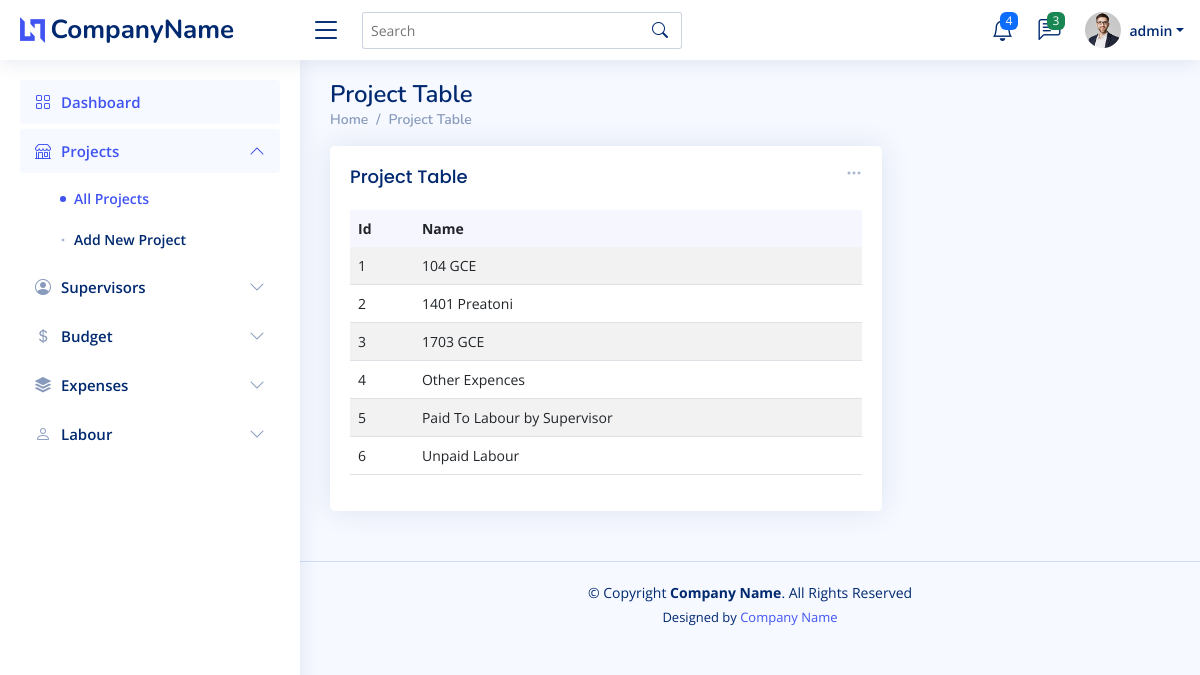
The app's page /project/project-list.php (signed in) with its own data.
### tables this page shows
CREATE TABLE `project` (
  `id` int(11) NOT NULL,
  `name` varchar(255) NOT NULL
);

### project/project-list.php (the view, shortened to what this page needs)
<!DOCTYPE html>
<html lang="en">
<head>
    <?php
    include '../inc/head.php';
    ?>
</head>
<body>
    <?php include '../inc/header.php' ?>
    <?php include '../inc/sidebar.php' ?>
    <main id="main" class="main">
        <div class="pagetitle">
            <h1>Project Table</h1>
            <nav>
                <ol class="breadcrumb">
                    <li class="breadcrumb-item"><a href="index.php">Home</a></li>
                    <li class="breadcrumb-item">Project Table</li>
                </ol>
            </nav>
        </div>
        <section class="section dashboard">
            <div class="row">
                <div class="col-lg-8">
                    <div class="row">
                        <div class="col-12">
                            <div class="card recent-sales overflow-auto">
                                <div class="filter">
                                    <a class="icon" href="#" data-bs-toggle="dropdown" style="float:right;"><i class="bi bi-three-dots"></i></a>
                                </div>
                                <div class="card-body">
                                    <h5 class="card-title"> Project Table</h5>
                                    <table class="table table-striped datatable">
                                        <thead>
                                            <tr>
                                                <th scope="col">Id</th>
                                                <th scope="col">Name</th>
                                            </tr>
                                        </thead>
                                        <tbody>
                                            <?php
                                            $retrieve = "SELECT * FROM project";
                                            if ($result = mysqli_query($conn, $retrieve)) {
                                                while ($row = mysqli_fetch_assoc($result)) {
                                            ?>
                                                    <tr>
                                                        <td class="stud_id"><?php echo $row['id']; ?></td>
                                                        <td><?php echo $row['name']; ?></td>
                                                    </tr>
                                            <?php
                                                }
                                            }
                                            ?>
                                    </table>
                                </div>
                            </div>
                        </div>
                    </div>
                </div>
            </div>
        </section>
    </main>
    <?php include '../inc/footer.php' ?>
</body>
</html>

### assets/css/style.css (style rules this page uses)
:root { scroll-behavior: smooth; }
body { font-family: "Open Sans", sans-serif; background: #f6f9ff; color: #444444; }
a { color: #4154f1; text-decoration: none; }
h1, h2, h3, h4, h5, h6 { font-family: "Nunito", sans-serif; }
#main { margin-top: 60px; padding: 20px 30px; transition: all 0.3s; }
.pagetitle { margin-bottom: 10px; }
.pagetitle h1 { font-size: 24px; margin-bottom: 0; font-weight: 600; color: #012970; }
.card { margin-bottom: 30px; border: none; border-radius: 5px; box-shadow: 0px 0 30px rgba(1, 41, 112, 0.1); }
.card-title { padding: 20px 0 15px 0; font-size: 18px; font-weight: 500; color: #012970; font-family: "Poppins", sans-serif; }
.card-body { padding: 0 20px 20px 20px; }
.breadcrumb { font-size: 14px; font-family: "Nunito", sans-serif; color: #899bbd; font-weight: 600; }
.breadcrumb a { color: #899bbd; transition: 0.3s; }
.breadcrumb .breadcrumb-item::before { color: #899bbd; }
@media (min-width: 1200px) { #main, #footer { margin-left: 300px; } }
.dashboard .filter { position: absolute; right: 0px; top: 15px; }
.dashboard .filter .icon { color: #aab7cf; padding-right: 20px; padding-bottom: 5px; transition: 0.3s; font-size: 16px; }
.dashboard .recent-sales { font-size: 14px; }
.dashboard .recent-sales .table thead { background: #f6f6fe; }
.dashboard .recent-sales .table thead th { border: 0; }

### records on screen
project: id "1", name "104 GCE"
project: id "2", name "1401 Preatoni"
project: id "3", name "1703 GCE"
project: id "4", name "Other Expences"
project: id "5", name "Paid To Labour by Supervisor"
project: id "6", name "Unpaid Labour"

### other values on screen
$_SESSION["name"] "admin"
